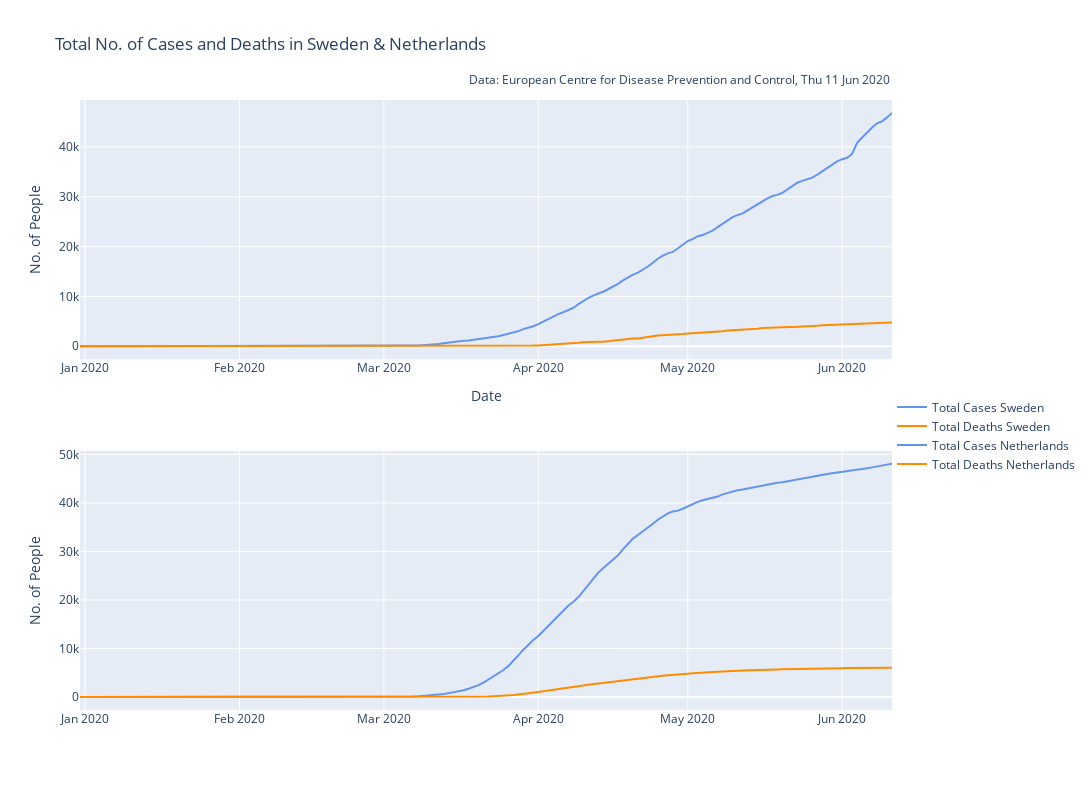
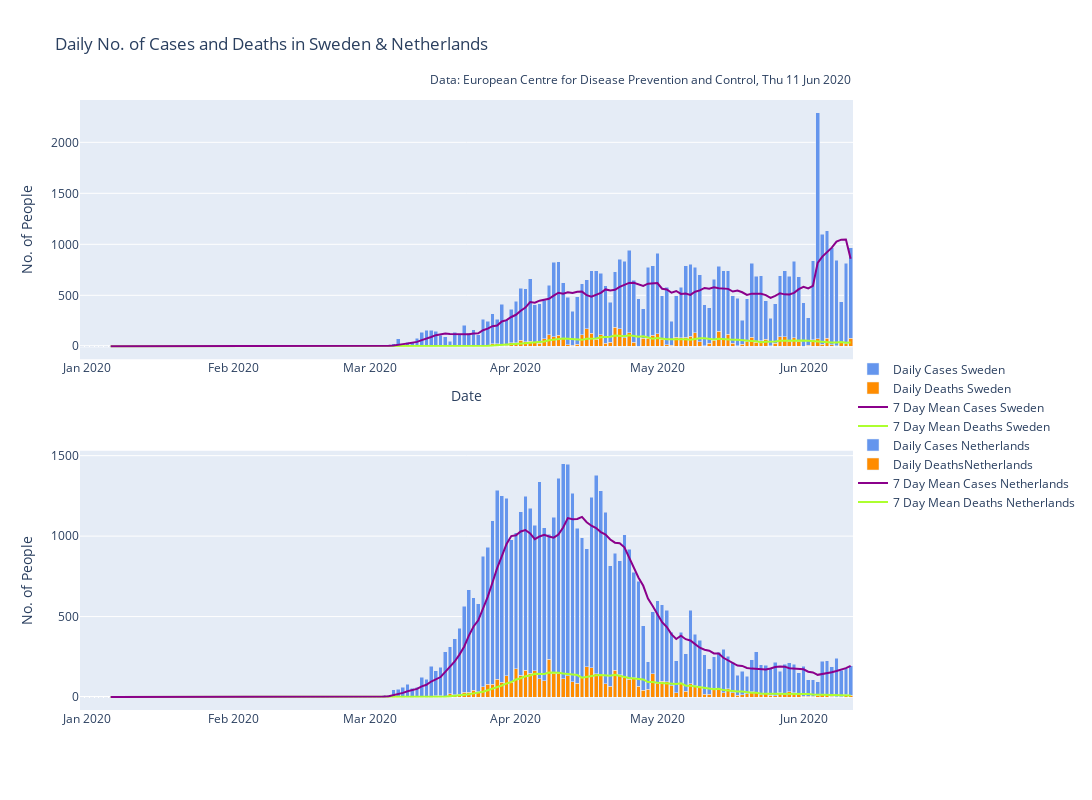

Source (notebook cell) for these figures, in order:
### Code cell
compare_total_cases(country1,country2)
compare_daily_cases(country1,country2)

### Figure 1 — Plotly figure (JSON) as saved in the notebook; plotly's stock layout.template omitted (floating-point values rounded to 4 significant figures; data arrays with more than 128 entries replaced by an {"elided": "..."} marker saying what was removed)
{"data": [{"marker": {"color": "CornflowerBlue"}, "name": "Total Cases Sweden", "type": "scatter", "x": {"elided": "164 str values"}, "xaxis": "x", "y": {"elided": "164 int values"}, "yaxis": "y"}, {"marker": {"color": "DarkOrange"}, "name": "Total Deaths Sweden", "type": "scatter", "x": {"elided": "164 str values"}, "xaxis": "x", "y": {"elided": "164 int values"}, "yaxis": "y"}, {"marker": {"color": "CornflowerBlue"}, "name": "Total Cases Netherlands", "type": "scatter", "x": {"elided": "164 str values"}, "xaxis": "x2", "y": {"elided": "164 int values"}, "yaxis": "y2"}, {"marker": {"color": "DarkOrange"}, "name": "Total Deaths Netherlands", "type": "scatter", "x": {"elided": "164 str values"}, "xaxis": "x2", "y": {"elided": "164 int values"}, "yaxis": "y2"}], "layout": {"annotations": [{"showarrow": false, "text": "Data: European Centre for Disease Prevention and Control, Thu 11 Jun 2020", "x": 1, "xref": "paper", "y": 1.05, "yref": "paper"}], "height": 800, "legend": {"font": {"size": 12}, "title": {"text": ""}, "traceorder": "normal", "x": 1, "y": 0.45}, "margin": {"b": 90}, "title": {"text": "Total No. of Cases and Deaths in Sweden & Netherlands"}, "width": 1200, "xaxis": {"anchor": "y", "domain": [0, 1], "title": {"text": "Date"}}, "xaxis2": {"anchor": "y2", "domain": [0, 1]}, "yaxis": {"anchor": "x", "domain": [0.575, 1], "title": {"text": "No. of People"}}, "yaxis2": {"anchor": "x2", "domain": [0, 0.425], "title": {"text": "No. of People"}}}}

### Figure 2 — Plotly figure (JSON) as saved in the notebook; plotly's stock layout.template omitted (floating-point values rounded to 4 significant figures; data arrays with more than 128 entries replaced by an {"elided": "..."} marker saying what was removed)
{"data": [{"marker": {"color": "GreenYellow"}, "name": "7 Day Mean Deaths Netherlands", "type": "scatter", "x": {"elided": "164 str values"}, "xaxis": "x2", "y": {"elided": "164 float values"}, "yaxis": "y2"}, {"marker": {"color": "DarkMagenta"}, "name": "7 Day Mean Cases Netherlands", "type": "scatter", "x": {"elided": "164 str values"}, "xaxis": "x2", "y": {"elided": "164 float values"}, "yaxis": "y2"}, {"marker": {"color": "DarkOrange"}, "name": "Daily DeathsNetherlands", "type": "bar", "x": {"elided": "164 str values"}, "xaxis": "x2", "y": {"elided": "164 int values"}, "yaxis": "y2"}, {"marker": {"color": "CornflowerBlue"}, "name": "Daily Cases Netherlands", "type": "bar", "x": {"elided": "164 str values"}, "xaxis": "x2", "y": {"elided": "164 int values"}, "yaxis": "y2"}, {"marker": {"color": "GreenYellow"}, "name": "7 Day Mean Deaths Sweden", "type": "scatter", "x": {"elided": "164 str values"}, "xaxis": "x", "y": {"elided": "164 float values"}, "yaxis": "y"}, {"marker": {"color": "DarkMagenta"}, "name": "7 Day Mean Cases Sweden", "type": "scatter", "x": {"elided": "164 str values"}, "xaxis": "x", "y": {"elided": "164 float values"}, "yaxis": "y"}, {"marker": {"color": "DarkOrange"}, "name": "Daily Deaths Sweden", "type": "bar", "x": {"elided": "164 str values"}, "xaxis": "x", "y": {"elided": "164 int values"}, "yaxis": "y"}, {"marker": {"color": "CornflowerBlue"}, "name": "Daily Cases Sweden", "type": "bar", "x": {"elided": "164 str values"}, "xaxis": "x", "y": {"elided": "164 int values"}, "yaxis": "y"}], "layout": {"annotations": [{"showarrow": false, "text": "Data: European Centre for Disease Prevention and Control, Thu 11 Jun 2020", "x": 1, "xref": "paper", "y": 1.05, "yref": "paper"}], "barmode": "stack", "height": 800, "legend": {"font": {"size": 12}, "title": {"text": ""}, "traceorder": "reversed", "x": 1, "y": 0.45}, "margin": {"b": 90}, "title": {"text": "Daily No. of Cases and Deaths in Sweden & Netherlands"}, "width": 1200, "xaxis": {"anchor": "y", "domain": [0, 1], "title": {"text": "Date"}}, "xaxis2": {"anchor": "y2", "domain": [0, 1]}, "yaxis": {"anchor": "x", "domain": [0.575, 1], "title": {"text": "No. of People"}}, "yaxis2": {"anchor": "x2", "domain": [0, 0.425], "title": {"text": "No. of People"}}}}
